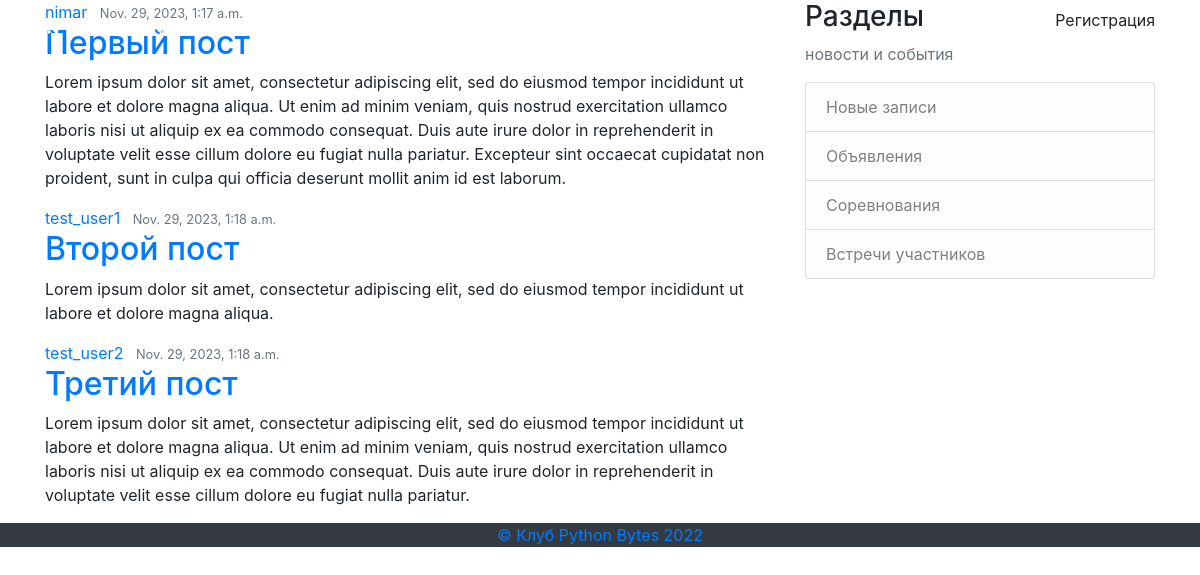
The page / on the database its author committed.
### blog/models.py (models this page shows, shortened)
class Post(models.Model):
    title = models.CharField(max_length=100)
    content = models.TextField()
    date_posted = models.DateTimeField(default=timezone.now)
    author = models.ForeignKey(User, on_delete=models.CASCADE)

### blog/views.py (the view)
# urls.py: path('', views.home, name='home'),
def home(request):
    context = {
        'posts': Post.objects.all()
    }
    return render(request, 'blog/home.html', context)

### blog/templates/blog/home.html
{% extends "blog/base.html" %}
{% block content %}
    {% for post in posts %}
        <article class="media content-section">
          <div class="media-body">
            <div class="article-metadata">
              <a class="mr-2" href="#">{{ post.author }}</a>
              <small class="text-muted">{{ post.date_posted }}</small>
            </div>
            <h2><a class="article-title" href="#">{{ post.title }}</a></h2>
            <p class="article-content">{{ post.content }}</p>
          </div>
        </article>
    {% endfor %}
{% endblock content %}

### blog/templates/blog/base.html (shortened to what this page needs)
{% load static %}
<!DOCTYPE html>
<html>
<head>
     <link rel="stylesheet" href="https://maxcdn.bootstrapcdn.com/bootstrap/4.0.0/css/bootstrap.min.css">
     <link rel="stylesheet" type="text/css" href="{% static 'blog/main.css' %}">
     <link href='https://unpkg.com/boxicons@2.1.2/css/boxicons.min.css' rel='stylesheet'>
</head>
<body>
    <header class="site-header">
      <nav class="navbar navbar-expand-md navbar-dark bg-blue fixed-top">
        <div class="container">
          <a class="navbar-brand mr-4" href="{% url 'home' %}"><i class='bx bxs-rocket bx-tada-hover'></i> Python Bytes</a>
          <div class="collapse navbar-collapse" id="navbarToggle">
            <div class="navbar-nav mr-auto">
              <a class="nav-item nav-link " href="{% url 'home' %}">Главная</a>
              <a class="nav-item nav-link" href="{% url 'about' %}">О нас</a>
            </div>
            <div class="navbar-nav">
              {% if user.is_authenticated %}
            	<a class="nav-item nav-link" href="{% url 'profile' %}">Профиль</a>
            	<a class="nav-item nav-link" href="{% url 'logout' %}">Выход</a>
          	{% else %}
            	<a class="nav-item nav-link" href="{% url 'login' %}">Вход</a>
            	<a class="nav-item nav-link" href="{% url 'register' %}">Регистрация</a>
          	{% endif %}Регистрация</a>
            </div>
          </div>
        </div>
      </nav>
    </header>
    <main role="main" class="container">
      <div class="row">
        <div class="col-md-8">
          {% block content %}{% endblock %}
        </div>
        <div class="col-md-4">
          <div class="content-section">
            <h3>Разделы</h3>
            <p class='text-muted'>новости и события
              <ul class="list-group">
                <li class="list-group-item list-group-item-light">Новые записи</li>
                <li class="list-group-item list-group-item-light">Объявления</li>
                <li class="list-group-item list-group-item-light">Соревнования</li>
                <li class="list-group-item list-group-item-light">Встречи участников</li>
              </ul>
            </p>
          </div>
        </div>
      </div>
    </main>
    <footer class="text-center bg-dark">
      <p><a href="{% url 'home' %}">© Клуб Python Bytes 2022</a></p>
    </footer>
</body>
</html>

### rows shown on the page
Post: author "nimar", date_posted "Nov. 29, 2023, 1:17 a.m.", title "Первый пост", content "Lorem ipsum dolor sit amet, consectetur adipiscing elit, sed do eiusmod tempor incididunt ut labore et dolore magna aliqua. Ut enim ad minim veniam, quis nostrud exercitation ullamco laboris nisi ut aliquip ex ea commodo consequat. Duis aute irure dolor in reprehenderit in voluptate velit esse cillum dolore eu fugiat nulla pariatur. Excepteur sint occaecat cupidatat non proident, sunt in culpa qui officia deserunt mollit anim id est laborum."
Post: author "test_user1", date_posted "Nov. 29, 2023, 1:18 a.m.", title "Второй пост", content "Lorem ipsum dolor sit amet, consectetur adipiscing elit, sed do eiusmod tempor incididunt ut labore et dolore magna aliqua."
Post: author "test_user2", date_posted "Nov. 29, 2023, 1:18 a.m.", title "Третий пост", content "Lorem ipsum dolor sit amet, consectetur adipiscing elit, sed do eiusmod tempor incididunt ut labore et dolore magna aliqua. Ut enim ad minim veniam, quis nostrud exercitation ullamco laboris nisi ut aliquip ex ea commodo consequat. Duis aute irure dolor in reprehenderit in voluptate velit esse cillum dolore eu fugiat nulla pariatur."
